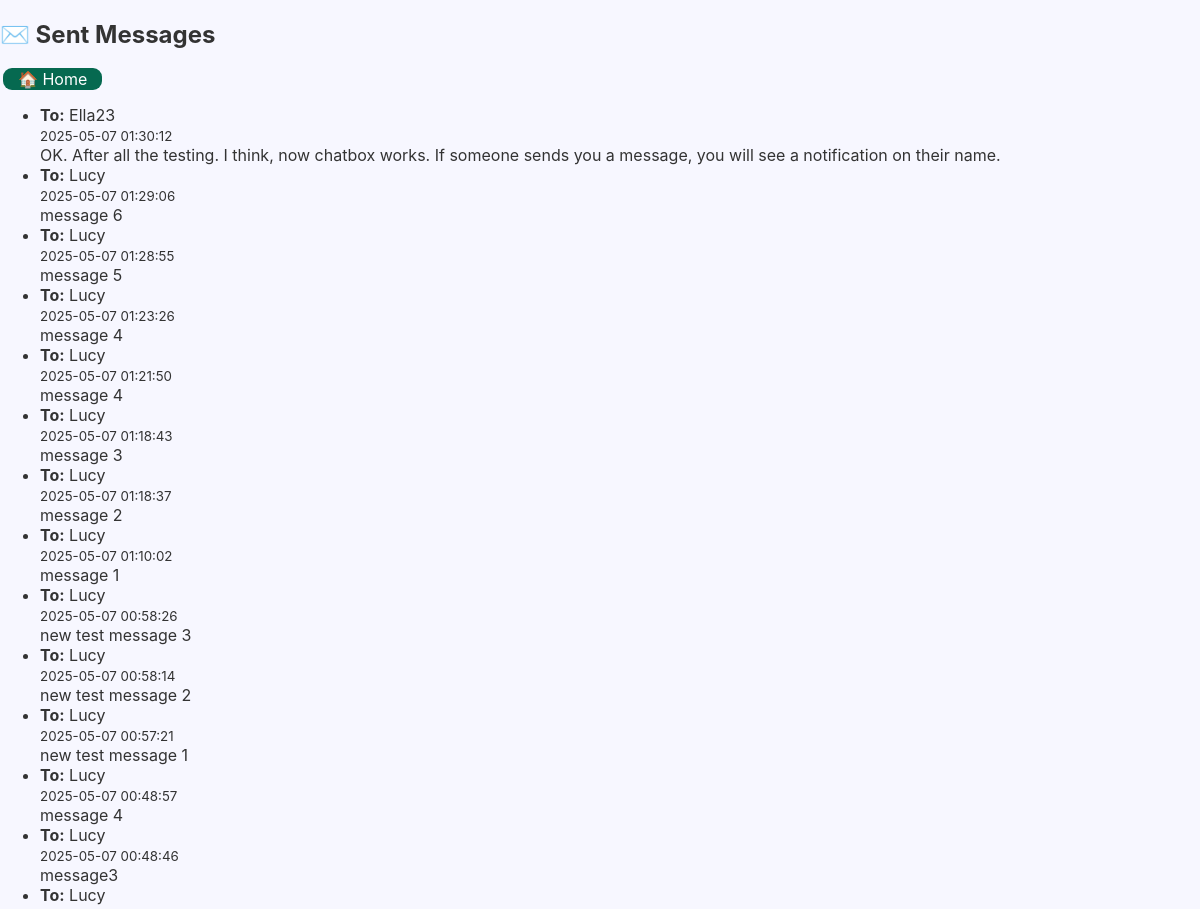
The page /sent_messages (signed in, upper part) on the database as committed earlier.
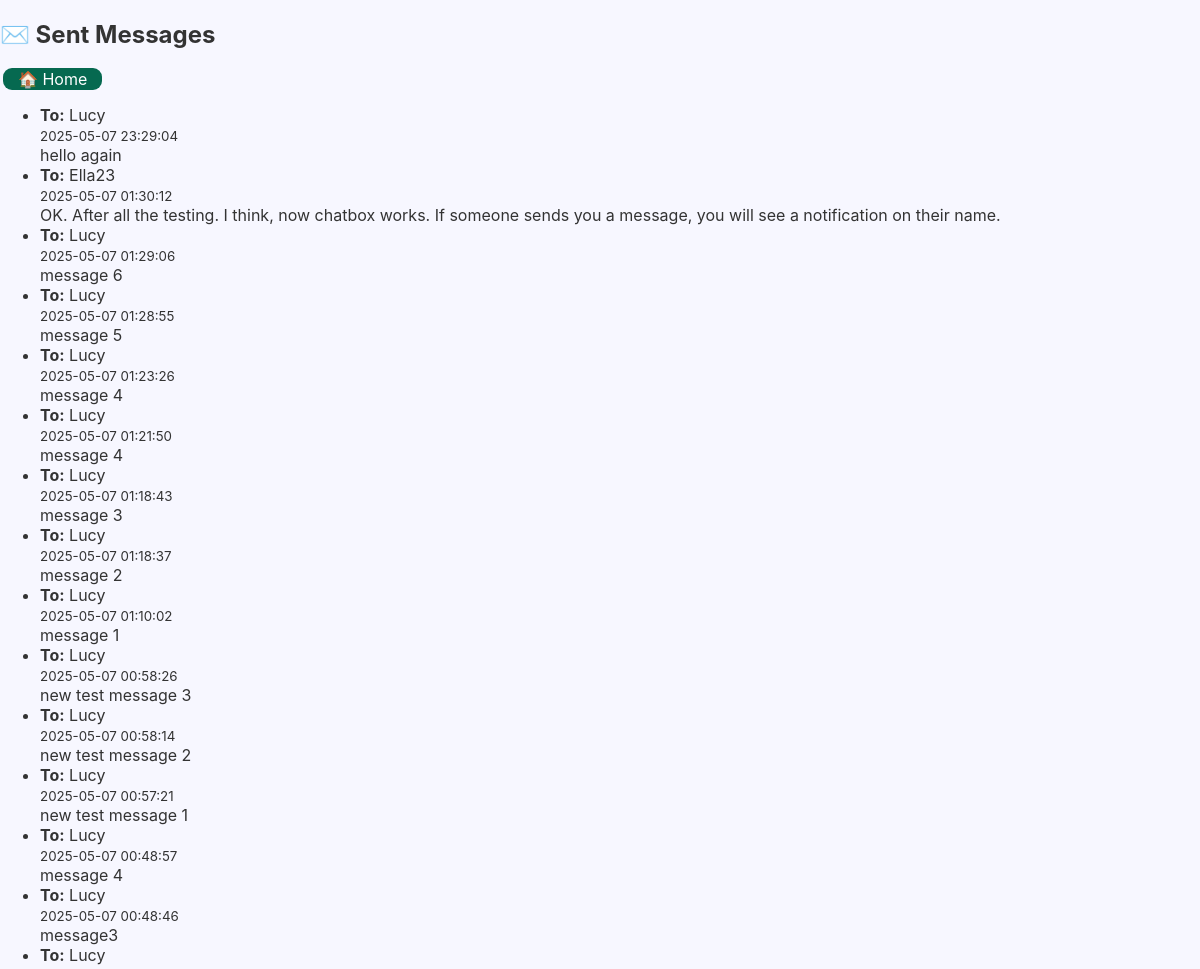
The same page on the database as committed later.
### tables this page shows
CREATE TABLE messages (
        id INTEGER PRIMARY KEY AUTOINCREMENT,
        sender_id INTEGER NOT NULL,
        recipient_id INTEGER NOT NULL,
        content TEXT NOT NULL,
        timestamp DATETIME DEFAULT CURRENT_TIMESTAMP,
        is_read INTEGER NOT NULL DEFAULT 0, deleted INTEGER NOT NULL DEFAULT 0, message_type TEXT NOT NULL DEFAULT 'mail',
        FOREIGN KEY(sender_id) REFERENCES users(id),
        FOREIGN KEY(recipient_id) REFERENCES users(id)
    );

CREATE TABLE users (
    id INTEGER PRIMARY KEY AUTOINCREMENT,
    username TEXT NOT NULL UNIQUE,
    password TEXT NOT NULL
, profile_pic TEXT, zodiac_sign TEXT, birth_year INTEGER, favorite_color TEXT, favorite_animal TEXT, favorite_subject TEXT, favorite_hobby TEXT, favorite_movie TEXT, favorite_book TEXT, is_admin INTEGER NOT NULL DEFAULT 0, first TEXT NOT NULL DEFAULT '', last TEXT NOT NULL DEFAULT '', is_approved INTEGER NOT NULL DEFAULT 0);

### app.py (the view)
@app.route('/sent_messages')
def sent_messages():
    user_id = session.get('user_id')
    if not user_id:
        return redirect(url_for('login'))
    db = get_db()
    sent = query_db(
        """
        SELECT
          m.id,
          u.username     AS recipient,
          m.content,
          m.timestamp
        FROM messages m
        JOIN users u ON m.recipient_id = u.id
        WHERE m.sender_id = ? AND m.deleted = 0
        ORDER BY m.timestamp DESC
        """,
        (user_id,)
    )
    return render_template('sent_messages.html', messages=sent)

### app.py (called while the page is built)
def get_db():
    if 'db' not in g:
        g.db = sqlite3.connect(DB_FILE)
        g.db.row_factory = sqlite3.Row
    return g.db

def query_db(query, args=(), one=False):
    conn = sqlite3.connect(DB_FILE)
    conn.row_factory = sqlite3.Row
    cur = conn.cursor()
    cur.execute(query, args)
    rv = cur.fetchall()
    conn.commit()
    conn.close()
    return (rv[0] if rv else None) if one else rv

### templates/sent_messages.html (shortened to what this page needs)
{% extends 'base.html' %}
{% block body %}
  <h2>✉️ Sent Messages</h2>
  <a href="{{ url_for('home') }}">🏠 Home</a>
  {% if messages %}
    <ul class="message-list">
      {% for m in messages %}
        <li>
          <strong>To:</strong> {{ m['recipient'] }}<br>
          <small>{{ m['timestamp'] }}</small><br>
          <div>{{ m['content']|safe }}</div>
        </li>
      {% endfor %}
    </ul>
  {% else %}
    <p>No sent messages.</p>
  {% endif %}
{% endblock %}

Rows that differ between the two databases and show on the page:
added messages: recipient "Lucy", timestamp "2025-05-07 23:29:04", content "hello again"
